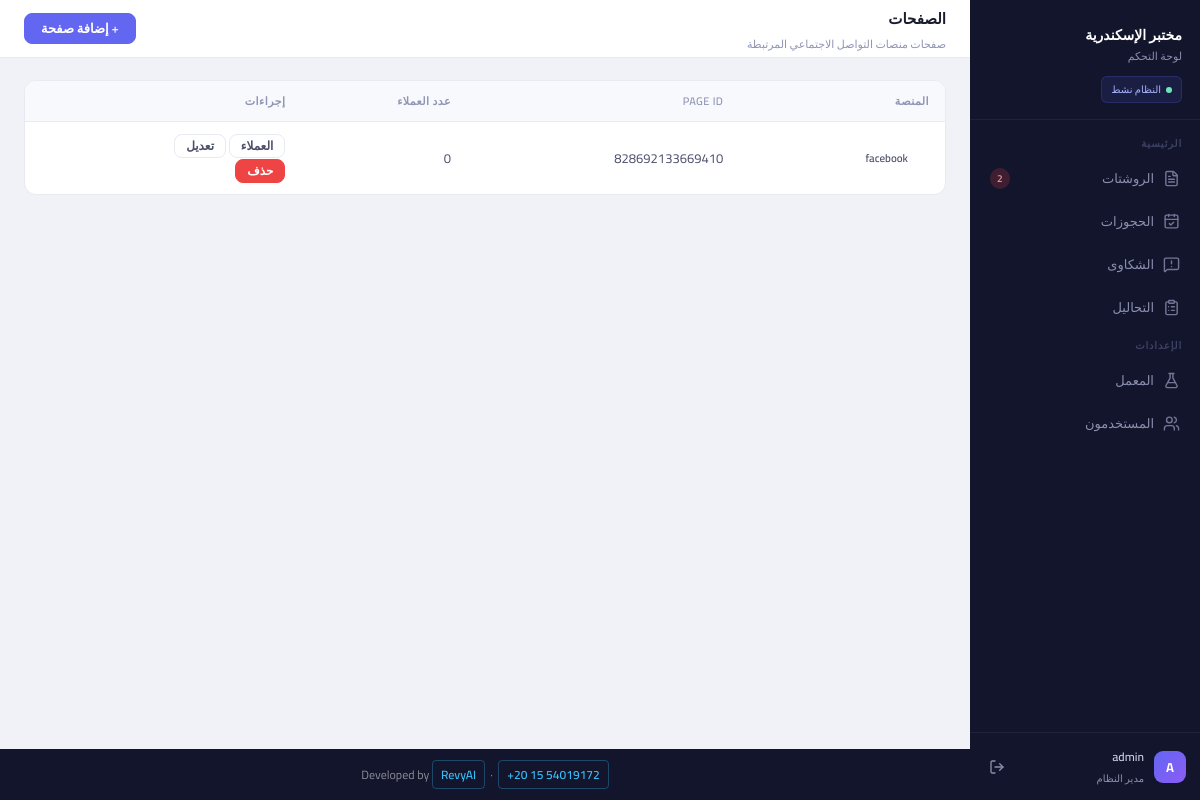
Screenshot of /pages (signed in) with the database file from the repository.
### models/models.py (models this page shows)
class User(db.Model, UserMixin):
    __tablename__ = "users"
    id = db.Column(db.Integer, primary_key=True)
    username = db.Column(db.String(50), unique=True, nullable=False)
    password = db.Column(db.String(50), nullable=False)

class Page(db.Model):
    __tablename__ = 'pages'
    __table_args__ = (
        PrimaryKeyConstraint('platform_id', 'page_id'),
    )
    laboratory_id = db.Column(db.Integer, db.ForeignKey('laboratory.id'), nullable=False)
    platform_id = db.Column(db.Integer, db.ForeignKey('platforms.id'), nullable=False)
    page_id = db.Column(db.String(100), nullable=False)
    token = db.Column(db.String(200), nullable=False)
    clients = db.relationship('Client', backref='page', lazy=True)

class Platform(db.Model):
    __tablename__ = 'platforms'
    id   = db.Column(db.Integer, primary_key=True)
    name = db.Column(db.String(100), nullable=False)
    pages = db.relationship('Page', backref='platform', lazy=True)

### app.py (the view)
@app.route('/pages')
@login_required
def list_pages():
    pages, msg = PageService.get_all_pages()
    return render_template('pages/list.html', pages=pages)

### app.py (called while the page is built)
@login_manager.user_loader
def load_user(user_id):
    return db.session.get(User, int(user_id))

@app.context_processor
def inject_globals():
    from models.models import Inquiry, Status
    try:
        pending_count = Inquiry.query.filter_by(status=Status.PENDING).count()
    except Exception:
        pending_count = 0
    return dict(pending_inquiries_count=pending_count)

### software_services/page_services.py (called while the page is built)
    @staticmethod
    def get_all_pages():
        pages = Page.query.options(joinedload(Page.platform), joinedload(Page.clients)).all()
        return pages, "تم العثور على الصفحات"

### templates/pages/list.html (shortened to what this page needs)
{% extends 'base.html' %}
{% block topbar_title %}الصفحات{% endblock %}
{% block topbar_sub %}صفحات منصات التواصل الاجتماعي المرتبطة{% endblock %}
{% block topbar_actions %}
  <a href="{{ url_for('create_page') }}" class="btn btn-primary">+ إضافة صفحة</a>
{% endblock %}
{% block content %}
<div class="card">
  <div class="table-wrapper">
    <table class="table">
      <thead>
        <tr>
          <th>المنصة</th>
          <th>Page ID</th>
          <th>عدد العملاء</th>
          <th>إجراءات</th>
        </tr>
      </thead>
      <tbody>
        {% for page in pages %}
        <tr>
          <td>
            <span class="pill pill-platform">{{ page.platform.name if page.platform else page.platform_id }}</span>
          </td>
          <td>{{ page.page_id }}</td>
          <td>{{ page.clients|length }}</td>
          <td class="actions-cell">
            <a href="{{ url_for('list_clients', platform_id=page.platform_id, page_id=page.page_id) }}" class="btn btn-ghost btn-sm">العملاء</a>
            <a href="{{ url_for('edit_page', platform_id=page.platform_id, page_id=page.page_id) }}" class="btn btn-ghost btn-sm">تعديل</a>
            <form action="{{ url_for('delete_page', platform_id=page.platform_id, page_id=page.page_id) }}" method="POST" class="inline-form" onsubmit="return confirm('هل أنت متأكد من حذف هذه الصفحة؟');">
              <button type="submit" class="btn btn-danger btn-sm">حذف</button>
            </form>
          </td>
        </tr>
        {% else %}
        <tr>
          <td colspan="4" class="empty-row">لا توجد صفحات مضافة حتى الآن</td>
        </tr>
        {% endfor %}
      </tbody>
    </table>
  </div>
</div>
{% endblock %}

### templates/base.html (shortened to what this page needs)
<!DOCTYPE html>
<html lang="ar" dir="rtl">
<head>
  <link rel="stylesheet" href="{{ url_for('static', filename='css/style.css') }}">
</head>
<body>
<aside class="sidebar" id="sidebar">
  <div class="sidebar-logo">
    <div class="lab-name">مختبر الإسكندرية</div>
    <div class="lab-sub">لوحة التحكم</div>
    <div class="sidebar-status">النظام نشط</div>
  </div>
  <div class="nav-section">
    <p class="nav-section-label">الرئيسية</p>
    <a href="{{ url_for('list_inquiries') }}"
       class="nav-item {% if request.endpoint == 'list_inquiries' %}active{% endif %}">
      <i data-lucide="file-text" class="nav-icon"></i>
      الروشتات
      {% if pending_inquiries_count and pending_inquiries_count > 0 %}
      <span class="nav-badge">{{ pending_inquiries_count }}</span>
      {% endif %}
    </a>
    <a href="{{ url_for('list_bookings') }}"
       class="nav-item {% if request.endpoint == 'list_bookings' %}active{% endif %}">
      <i data-lucide="calendar-check" class="nav-icon"></i>
      الحجوزات
    </a>
    <a href="{{ url_for('list_complaints') }}"
       class="nav-item {% if request.endpoint == 'list_complaints' %}active{% endif %}">
      <i data-lucide="message-square-warning" class="nav-icon"></i>
      الشكاوى
    </a>
    <a href="{{ url_for('list_services') }}"
       class="nav-item {% if request.endpoint in ['list_services','create_service','edit_service'] %}active{% endif %}">
      <i data-lucide="clipboard-list" class="nav-icon"></i>
      التحاليل
    </a>
    <p class="nav-section-label">الإعدادات</p>
    <a href="{{ url_for('laboratory_settings') }}"
       class="nav-item {% if request.endpoint == 'laboratory_settings' %}active{% endif %}">
      <i data-lucide="flask-conical" class="nav-icon"></i>
      المعمل
    </a>
    <a href="{{ url_for('users') }}"
       class="nav-item {% if request.endpoint in ['users','create_user','edit_user'] %}active{% endif %}">
      <i data-lucide="users" class="nav-icon"></i>
      المستخدمون
    </a>
  </div>
  <div class="sidebar-footer">
    <div class="sidebar-user">
      <div class="avatar">{{ current_user.username[0]|upper }}</div>
      <div class="user-info">
        <div class="user-name">{{ current_user.username }}</div>
        <div class="user-role">مدير النظام</div>
      </div>
      <a href="{{ url_for('logout') }}" class="logout-btn" title="تسجيل الخروج">
        <i data-lucide="log-out" style="width:16px;height:16px;"></i>
      </a>
    </div>
  </div>
</aside>
<div class="main-wrapper">
  <div class="topbar">
    <div class="topbar-left">
      <div class="topbar-title">{% block topbar_title %}{% endblock %}</div>
      <div class="topbar-sub">{% block topbar_sub %}{% endblock %}</div>
    </div>
    <div class="topbar-actions">
      {% block topbar_actions %}{% endblock %}
    </div>
  </div>
  <main class="main-content">
    {% block content %}{% endblock %}
  </main>
  <div class="site-footer">
    Developed by
    <a href="https://revyai.tech" target="_blank">RevyAI</a>
    &nbsp;·&nbsp;
    <a href="https://wa.me/201554019172" target="_blank">+20 15 54019172</a>
  </div>
</div>
</body>
</html>

### rows the page displays
User: username "A", username "admin"
Page: platform "facebook", page_id "828692133669410", clients|length "0"

### other values shown
{{ pending_inquiries_count }} "2"
